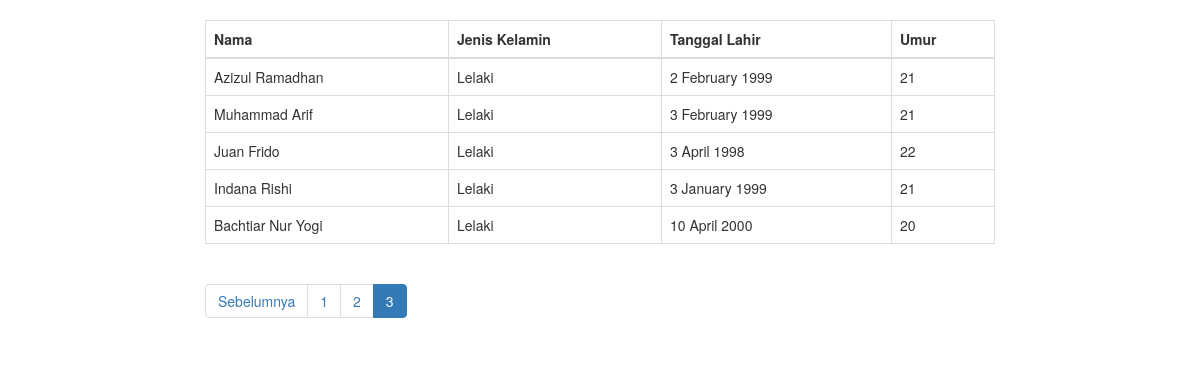
The app's page /index.php/10 with its own data.
### tables this page shows
CREATE TABLE `mahasiswa` (
  `id` int(11) NOT NULL,
  `nama` varchar(50) NOT NULL,
  `umur` int(3) NOT NULL,
  `tanggal_lahir` datetime DEFAULT NULL,
  `jenis_kelamin` varchar(10) DEFAULT NULL
);

### index.php (called while the page is built, shortened)
<?php
require_once BASEPATH.'core/CodeIgniter.php';

### application/models/Pagination_model.php (called while the page is built)
<?php defined('BASEPATH') OR exit ('No direct script access allowed');
class Pagination_model extends CI_Model {
     public function getAll()
     {
          $this->db->select('*');
          $this->db->from('mahasiswa');
          $this->db->order_by('id', 'ASC');
          return $this->db->get();
     }
     public function getDataPagination($limit, $offset)
{
     $this->db->select('*');
     $this->db->from('mahasiswa');
     $this->db->order_by('id', 'ASC');
     $this->db->limit($limit, $offset);
     return $this->db->get();
}
}

### application/views/pagination.php (the view, shortened to what this page needs)
<!DOCTYPE html>
<html>
<head>
     <link rel="stylesheet" href="https://stackpath.bootstrapcdn.com/bootstrap/3.4.1/css/bootstrap.min.css">
</head>
<body>
     <div class="row">
          <div class="col-md-offset-2 col-md-8">
               <table class="table table-bordered" border="1" cellspacing="0" cellpadding="5">
                    <thead>
                         <tr>
                              <th>Nama</th>
                              <th>Jenis Kelamin</th>
                              <th>Tanggal Lahir</th>
                              <th>Umur</th>
                         </tr>
                    </thead>
                    <tbody>
                         <?php foreach($semua_pengguna as $pengguna): ?>
                              <tr>
                                   <td><?php echo $pengguna->nama; ?></td>
                                   <td><?php echo $pengguna->jenis_kelamin; ?></td>
                                   <td><?php echo date('j F Y', strtotime($pengguna->tanggal_lahir)); ?></td>
                                   <td><?php echo $pengguna->umur; ?></td>
                              </tr>
                         <?php endforeach; ?>
                    </tbody>
               </table>
               <nav aria-label="Page navigation">
                    <?php echo $this->pagination->create_links(); ?>
               </nav>
          </div>
     </div>
</body>
</html>

### application/views/pagination.php (style rules this page uses)
body { margin-top: 20px; }

### records on screen
mahasiswa: nama "Azizul Ramadhan", jenis_kelamin "Lelaki", tanggal_lahir "2 February 1999", umur "21"
mahasiswa: nama "Muhammad Arif", jenis_kelamin "Lelaki", tanggal_lahir "3 February 1999", umur "21"
mahasiswa: nama "Juan Frido", jenis_kelamin "Lelaki", tanggal_lahir "3 April 1998", umur "22"
mahasiswa: nama "Indana Rishi", jenis_kelamin "Lelaki", tanggal_lahir "3 January 1999", umur "21"
mahasiswa: nama "Bachtiar Nur Yogi", jenis_kelamin "Lelaki", tanggal_lahir "10 April 2000", umur "20"

### other values on screen
$this->pagination->create_links() "Sebelumnya 1 2 3"
